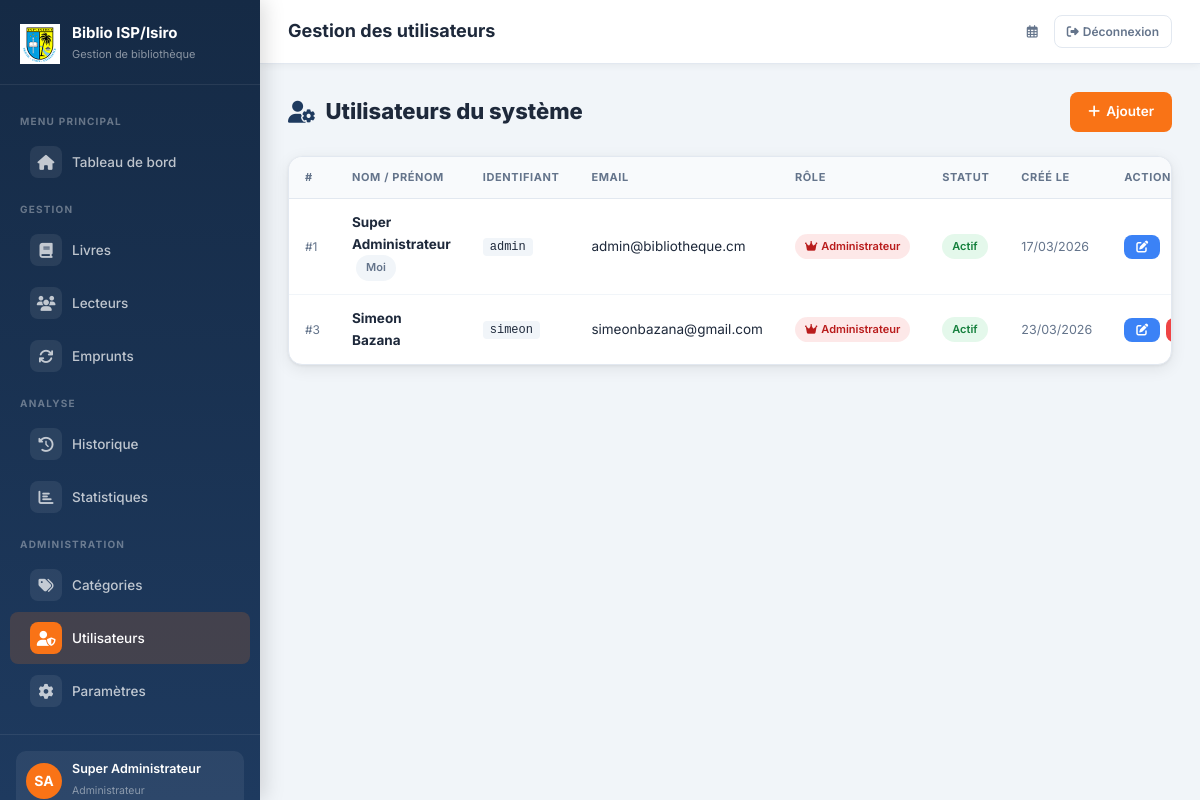
Before: /utilisateurs/ (signed in) with the older database file.
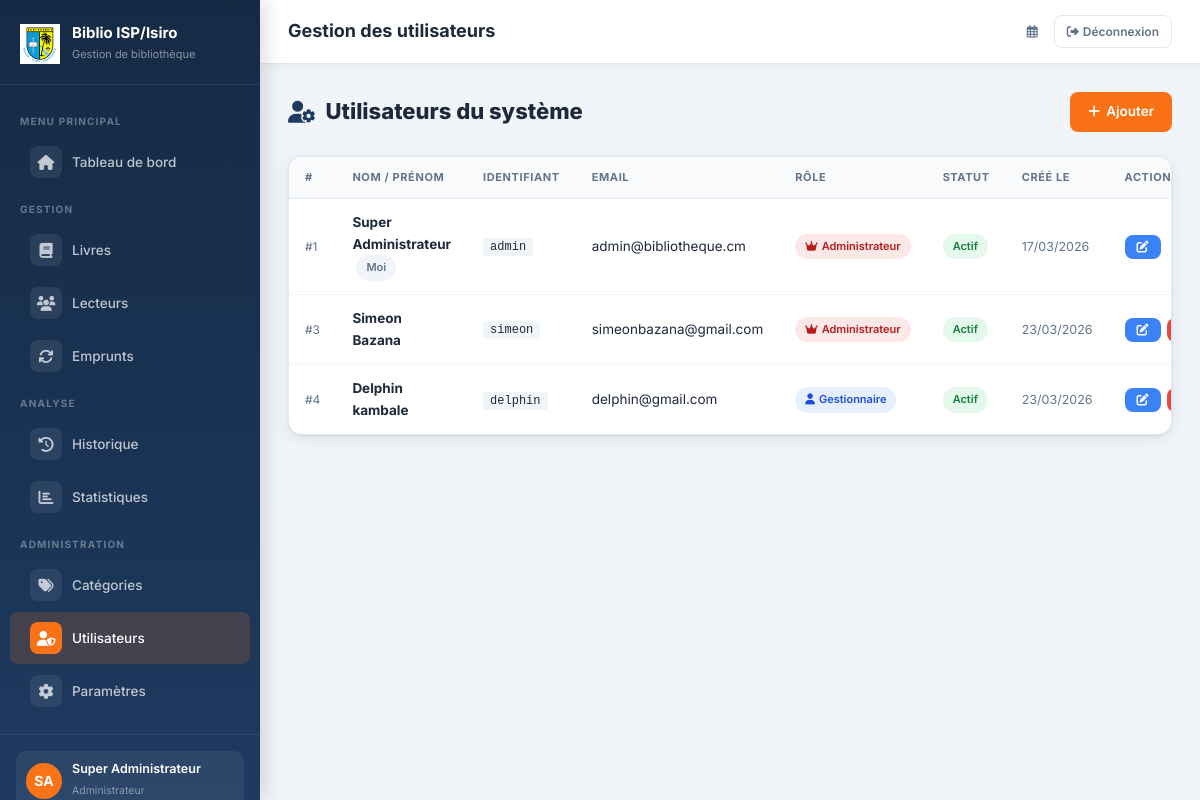
After: the same page with the newer database file.
### bibliotheque/models.py (models this page shows, shortened)
class Utilisateur(AbstractUser):
    ROLE_CHOICES = [
        ('admin', 'Administrateur'),
        ('gestionnaire', 'Gestionnaire'),
    ]
    role = models.CharField(max_length=20, choices=ROLE_CHOICES, default='gestionnaire')
    telephone = models.CharField(max_length=20, blank=True)
    def est_admin(self):
        return self.role == 'admin'
    class Meta:
        verbose_name = 'Utilisateur'
        verbose_name_plural = 'Utilisateurs'

### bibliotheque/views.py (the view)
# urls.py: path('utilisateurs/', views.liste_gestionnaires, name='liste_gestionnaires'),
@admin_required
def liste_gestionnaires(request):
    utilisateurs = Utilisateur.objects.all().order_by('date_joined')
    return render(request, 'bibliotheque/gestionnaires/liste.html', {'utilisateurs': utilisateurs})

### bibliotheque/templates/bibliotheque/gestionnaires/liste.html (shortened to what this page needs)
{% extends 'bibliotheque/base.html' %}
{% block page_title %}Gestion des utilisateurs{% endblock %}
{% block content %}
<div class="page-header">
  <h1><i class="fas fa-user-cog" style="color:var(--primary)"></i> Utilisateurs du système</h1>
  <a href="{% url 'bibliotheque:ajouter_gestionnaire' %}" class="btn btn-accent"><i class="fas fa-plus"></i> Ajouter</a>
</div>
<div class="card">
  <div class="table-wrapper">
    <table>
      <thead>
        <tr>
          <th>#</th>
          <th>Nom / Prénom</th>
          <th>Identifiant</th>
          <th>Email</th>
          <th>Rôle</th>
          <th>Statut</th>
          <th>Créé le</th>
          <th>Actions</th>
        </tr>
      </thead>
      <tbody>
        {% for user in utilisateurs %}
        <tr>
          <td style="color:var(--text-muted);font-size:12px;">#{{ user.pk }}</td>
          <td>
            <strong>{{ user.get_full_name|default:user.username }}</strong>
            {% if user == request.user %}<span class="badge badge-secondary" style="margin-left:4px;">Moi</span>{% endif %}
          </td>
          <td><code style="background:#f1f5f9;padding:2px 7px;border-radius:4px;font-size:12px;">{{ user.username }}</code></td>
          <td>{{ user.email|default:"—" }}</td>
          <td>
            {% if user.role == 'admin' %}
              <span class="badge badge-danger"><i class="fas fa-crown"></i> Administrateur</span>
            {% else %}
              <span class="badge badge-info"><i class="fas fa-user"></i> Gestionnaire</span>
            {% endif %}
          </td>
          <td>
            {% if user.is_active %}
              <span class="badge badge-success">Actif</span>
            {% else %}
              <span class="badge badge-secondary">Inactif</span>
            {% endif %}
          </td>
          <td style="color:var(--text-muted);font-size:12.5px;">{{ user.date_joined|date:"d/m/Y" }}</td>
          <td>
            <div style="display:flex;gap:6px;">
              <a href="{% url 'bibliotheque:modifier_gestionnaire' user.pk %}" class="btn btn-info btn-sm"><i class="fas fa-edit"></i></a>
              {% if user != request.user %}
              <a href="{% url 'bibliotheque:supprimer_gestionnaire' user.pk %}" class="btn btn-danger btn-sm"
                 onclick="return confirm('Supprimer l\'utilisateur {{ user.username }} ?')"></a>
              {% endif %}
            </div>
          </td>
        </tr>
        {% endfor %}
      </tbody>
    </table>
  </div>
</div>
{% endblock %}

### bibliotheque/templates/bibliotheque/base.html (shortened to what this page needs)
{% load static %}
<!DOCTYPE html>
<html lang="fr">
<head>
  <link rel="stylesheet" href="{% static 'bibliotheque/css/style.css' %}"/>
  <link rel="stylesheet" href="https://cdnjs.cloudflare.com/ajax/libs/font-awesome/6.5.0/css/all.min.css"/>
</head>
<body>
<aside class="sidebar" id="sidebar">
  <div class="sidebar-brand">
    <div class="brand-icon">
      <img src="{% static 'bibliotheque/img/logo_isp.png' %}" alt="ISP" style="max-width: 40px; height: auto;">
    </div>
    <div class="brand-text">
      <h2>Biblio ISP/Isiro</h2>
      <small>Gestion de bibliothèque</small>
    </div>
  </div>
  <ul class="sidebar-nav">
    <li class="nav-section-label">MENU PRINCIPAL</li>
    <li>
      <a href="{% url 'bibliotheque:tableau_bord' %}" {% if request.resolver_match.url_name == 'tableau_bord' %}class="active"{% endif %}>
        <span class="nav-icon"><i class="fas fa-home"></i></span> Tableau de bord
      </a>
    </li>
    <li class="nav-section-label">GESTION</li>
    <li>
      <a href="{% url 'bibliotheque:liste_livres' %}" {% if 'livre' in request.resolver_match.url_name %}class="active"{% endif %}>
        <span class="nav-icon"><i class="fas fa-book"></i></span> Livres
      </a>
    </li>
    <li>
      <a href="{% url 'bibliotheque:liste_lecteurs' %}" {% if 'lecteur' in request.resolver_match.url_name %}class="active"{% endif %}>
        <span class="nav-icon"><i class="fas fa-users"></i></span> Lecteurs
      </a>
    </li>
    <li>
      <a href="{% url 'bibliotheque:liste_emprunts' %}" {% if 'emprunt' in request.resolver_match.url_name or request.resolver_match.url_name == 'retour_livre' %}class="active"{% endif %}>
        <span class="nav-icon"><i class="fas fa-sync"></i></span> Emprunts
      </a>
    </li>
    <li class="nav-section-label">ANALYSE</li>
    <li>
      <a href="{% url 'bibliotheque:historique' %}" {% if request.resolver_match.url_name == 'historique' %}class="active"{% endif %}>
        <span class="nav-icon"><i class="fas fa-history"></i></span> Historique
      </a>
    </li>
    <li>
      <a href="{% url 'bibliotheque:statistiques' %}" {% if request.resolver_match.url_name == 'statistiques' %}class="active"{% endif %}>
        <span class="nav-icon"><i class="fas fa-chart-bar"></i></span> Statistiques
      </a>
    </li>
    {% if request.user.est_admin %}
    <li class="nav-section-label">ADMINISTRATION</li>
    <li>
      <a href="{% url 'bibliotheque:liste_categories' %}" {% if 'categorie' in request.resolver_match.url_name %}class="active"{% endif %}>
        <span class="nav-icon"><i class="fas fa-tags"></i></span> Catégories
      </a>
    </li>
    <li>
      <a href="{% url 'bibliotheque:liste_gestionnaires' %}" {% if 'gestionnaire' in request.resolver_match.url_name %}class="active"{% endif %}>
        <span class="nav-icon"><i class="fas fa-user-shield"></i></span> Utilisateurs
      </a>
    </li>
    <li>
      <a href="{% url 'bibliotheque:parametres' %}" {% if request.resolver_match.url_name == 'parametres' %}class="active"{% endif %}>
        <span class="nav-icon"><i class="fas fa-cog"></i></span> Paramètres
      </a>
    </li>
    {% endif %}
  </ul>
  <div class="sidebar-footer">
    <div class="sidebar-user">
      <div class="user-avatar">{{ request.user.first_name|first|upper }}{{ request.user.last_name|first|upper }}</div>
      <div class="user-info">
        <p>{{ request.user.get_full_name|default:request.user.username }}</p>
        <small>{{ request.user.get_role_display }}</small>
      </div>
    </div>
  </div>
</aside>
<div class="main-wrapper">
  <header class="topbar">
    <div class="topbar-left">
      <div>
        <div class="topbar-title">{% block page_title %}Dashboard{% endblock %}</div>
      </div>
    </div>
    <div class="topbar-right">
      <span class="topbar-date"><i class="far fa-calendar-alt"></i> {{ today|date:"d M Y" }}</span>
      <a href="{% url 'bibliotheque:deconnexion' %}" class="btn btn-outline btn-sm">
        <i class="fas fa-sign-out-alt"></i> Déconnexion
      </a>
    </div>
  </header>
  <main class="content">
    {% block content %}{% endblock %}
  </main>
</div>
</body>
</html>

Changed rows visible on the page:
added Utilisateur: pk "4", get_full_name "Delphin kambale", username "delphin", email "delphin@gmail.com", role "gestionnaire" (drawn), is_active "Actif", date_joined "23/03/2026"
